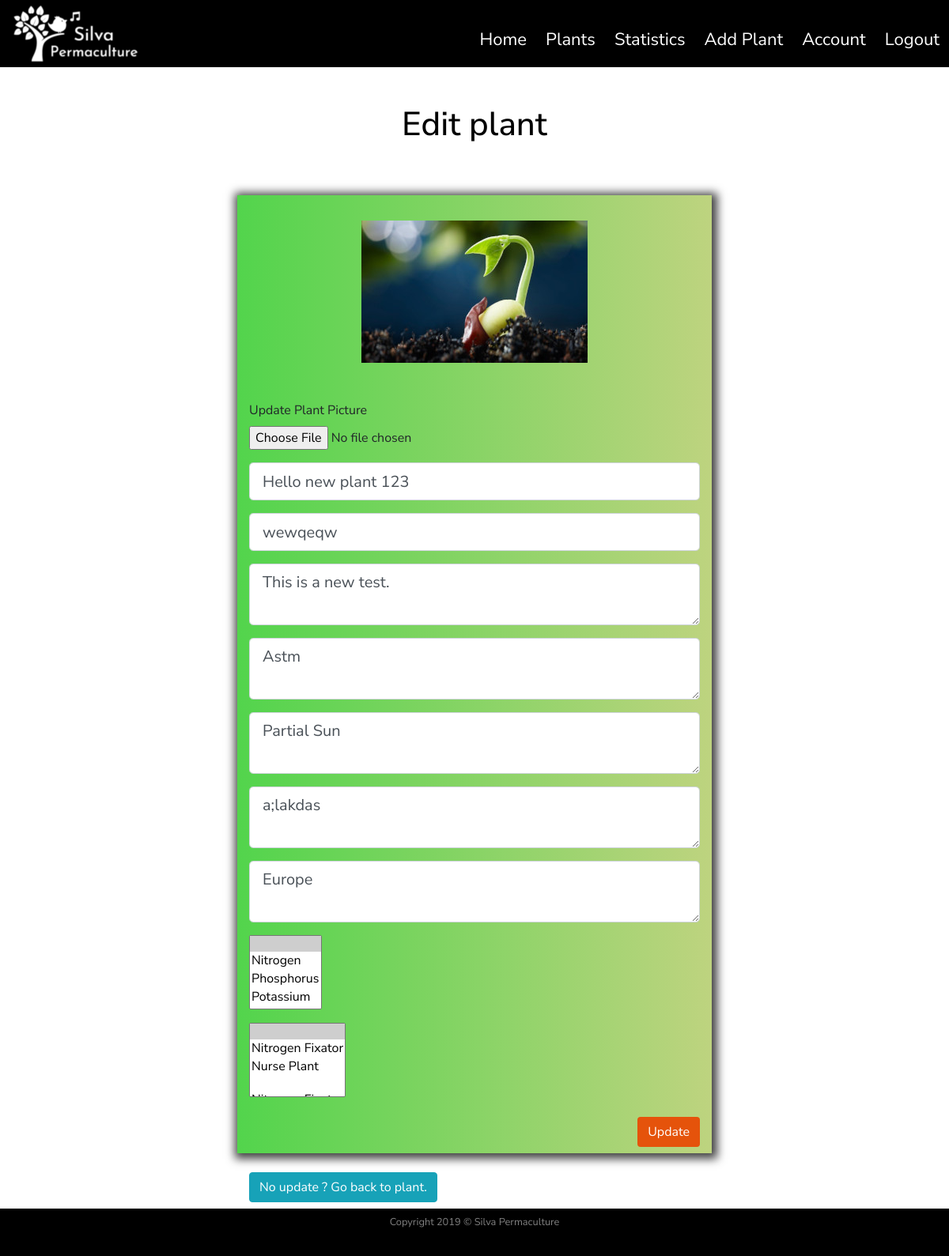
/plants/8/edit (signed in), run on the app's committed database.
### silvapermaculture/models.py (models this page shows, shortened)
class SearchitMixin(object):
    @classmethod
    def search(cls, expression, page, per_page):
        ids, total = search_index(cls.__tablename__, expression, page, per_page)
        if total == 0:
            return cls.query.filter_by(id=0), 0
        when = []
        for i in range(len(ids)):
            when.append((ids[i],i))
        return cls.query.filter(cls.id.in_(ids)).order_by(
            db.case(when, value=cls.id)), total

class Plants(SearchitMixin, db.Model):
    __searchit__ = ['common_name', 'botanical_name', 'medicinal', 'region']
    id = db.Column(db.Integer, primary_key=True)
    common_name = db.Column(db.String(40), nullable=False)
    botanical_name = db.Column(db.String(80), unique=True, nullable=False)
    short_description = db.Column(db.Text, nullable=False)
    medicinal = db.Column(db.Text, nullable=False)
    other_uses = db.Column(db.Text, nullable=False)
    habitats = db.Column(db.Text, nullable=False)
    region = db.Column(db.Text, nullable=False)
    image_file = db.Column(db.String(100), default='default_plant_pic.jpg')
    date_added = db.Column(db.DateTime, nullable=False, default=datetime.utcnow)
    user_id = db.Column(db.Integer, db.ForeignKey('user.id'), nullable=False)
    dna = db.relationship('Dna', secondary = plants_dna_table)  # Dynamic_Nutrient_Accumulated
    nfn = db.relationship('Nfn', secondary = plants_nfn_table)  # Nitrogen_Fixers_Nursing

### silvapermaculture/plants/routes.py (the view)
@plants.route("/plants/<int:plant_id>/edit", methods=['GET', 'POST'])
@login_required# User must be logged in to create a new plant
def update_plant(plant_id):
    plant = Plants.query.get_or_404(plant_id)
    if plant.author != current_user:
        abort(403)
    form = UpdatePlantForm()
    if form.validate_on_submit():
        if form.plantPic.data:
            picture_file = save_plant_picture(form.plantPic.data)
            plant.image_file = picture_file
        plant.common_name = form.common_name.data
        plant.botanical_name = form.botanical_name.data
        plant.short_description = form.short_description.data
        plant.medicinal = form.medicinal.data
        plant.habitats = form.habitats.data
        plant.other_uses = form.other_uses.data
        plant.region = form.region.data
        plant.dna = form.dna.data
        plant.nfn = form.nfn.data
        db.session.commit()
        flash(f'You have successfully updated the plant !', 'success')
        return redirect(url_for('plants.plant', plant_id=plant.id))
    elif request.method == 'GET':
        form.common_name.data = plant.common_name
        form.botanical_name.data = plant.botanical_name
        form.short_description.data = plant.short_description
        form.medicinal.data = plant.medicinal
        form.habitats.data = plant.habitats
        form.other_uses.data = plant.other_uses
        form.region.data = plant.region
        form.dna.data = plant.dna
        form.nfn.data = plant.nfn
    back_to_plant = url_for('plants.plant', plant_id=plant.id)
    image_file = url_for('static', filename='img/plants/' + plant.image_file)
    return render_template('update_plant.html', title='Update plant', image_file=image_file,
                           form=form, return_to_page=back_to_plant)

### silvapermaculture/models.py (called while the page is built)
@login_manager.user_loader
def load_user(user_id):
    return User.query.get(int(user_id))

### silvapermaculture/plants/forms.py (called while the page is built)
def enabled_dna():
    return Dna.query

def enabled_nfn():
    return Nfn.query

### silvapermaculture/templates/update_plant.html (shortened to what this page needs)
{% extends "layout.html" %}
    {% block content %}
        <div class="row my-3">
            <div class="col-12">
                <h1 class="text-center my-4 py-2" id="headingOther">Edit plant </h1>
            </div>
        </div>
        <div class="row">
            <div class="col-12 col-lg-6 mx-auto my-3" id="login">
                    <img class="img-fluid my-2 py-4 mx-auto d-block" src="{{ image_file }}"  alt="Default plant image"/>
                    <form id="registration" class="my-4" method="POST" action="" enctype="multipart/form-data">
                          <div class="form-group">
                              {{ form.plantPic.label() }}
                              {{ form.plantPic(class="form-control-file") }}
                          </div>
                          <div class="form-group">
                              {% if form.common_name.errors %}
                                {{ form.common_name(class="form-control form-control-lg is-invalid") }}
                                <div class="invalid-feedback">
                                    {% for error in form.common_name.errors %}
                                        <span>{{ error }}</span>
                                    {% endfor %}
                                </div>
                              {% else %}
                              {{ form.common_name(class="form-control form-control-lg") }}
                              {% endif %}
                          </div>
                          <div class="form-group">
                              {% if form.botanical_name.errors %}
                                {{ form.botanical_name(class="form-control form-control-lg is-invalid") }}
                                <div class="invalid-feedback">
                                    {% for error in form.botanical_name.errors %}
                                        <span>{{ error }}</span>
                                    {% endfor %}
                                </div>
                              {% else %}
                              {{ form.botanical_name(class="form-control form-control-lg") }}
                              {% endif %}
                          </div>
                          <div class="form-group">
                              {% if form.short_description.errors %}
                                {{ form.short_description(class="form-control form-control-lg is-invalid") }}
                                <div class="invalid-feedback">
                                    {% for error in form.short_description.errors %}
                                        <span>{{ error }}</span>
                                    {% endfor %}
                                </div>
                              {% else %}
                              {{ form.short_description(class="form-control form-control-lg") }}
                              {% endif %}
                          </div>
                          <div class="form-group">
                              {% if form.medicinal.errors %}
                                {{ form.medicinal(class="form-control form-control-lg is-invalid") }}
                                <div class="invalid-feedback">
                                    {% for error in form.medicinal.errors %}
                                        <span>{{ error }}</span>
                                    {% endfor %}
                                </div>
                              {% else %}
                              {{ form.medicinal(class="form-control form-control-lg") }}
                              {% endif %}
                          </div>
                           <div class="form-group">
                              {% if form.habitats.errors %}
                                {{ form.habitats(class="form-control form-control-lg is-invalid") }}
                                <div class="invalid-feedback">
                                    {% for error in form.habitats.errors %}
                                        <span>{{ error }}</span>
                                    {% endfor %}
                                </div>
                              {% else %}
                              {{ form.habitats(class="form-control form-control-lg") }}
                              {% endif %}
                          </div>
                          <div class="form-group">
                              {% if form.other_uses.errors %}
                                {{ form.other_uses(class="form-control form-control-lg is-invalid") }}
                                <div class="invalid-feedback">
                                    {% for error in form.other_uses.errors %}
                                        <span>{{ error }}</span>
                                    {% endfor %}
                                </div>
                              {% else %}
                              {{ form.other_uses(class="form-control form-control-lg") }}
                              {% endif %}
                          </div>
                          <div class="form-group">
                              {% if form.region.errors %}
                                {{ form.region(class="form-control form-control-lg is-invalid") }}
                                <div class="invalid-feedback">
                                    {% for error in form.region.errors %}
                                        <span>{{ error }}</span>
                                    {% endfor %}
                                </div>
                              {% else %}
                              {{ form.region(class="form-control form-control-lg") }}
                              {% endif %}
                          </div>
                          <div class="form-group">
                            {{ form.dna(class="selectpicker", multiple=True) }}
                          </div>
                           <div class="form-group">
                               {{ form.nfn(class="selectpicker", multiple=True)}}
                           </div>
                              {{ form.submit(class="btn float-right my-2", id="update-btn") }}
                    </form>
            </div>
        </div>
        <div class="row">
            <div class="col-12 col-lg-6 mx-auto mx-0 my-2">
                 <a class="btn btn-info" href="{{ return_to_page }}">No update ? Go back to plant.</a>
            </div>
        </div>
    {% endblock content %} #Jinja2 allows to put the name of the block here so to know which block is closing if we have multiple.

### silvapermaculture/static/css/style.css (style rules this page uses)
html, body { height: 100% }
body { font-family: 'Nunito Sans', sans-serif; font-size: 16px; display: flex; flex-direction: column; }
#headingOther { color: black; font-size: 42px; }
#register, #login, #account { background: linear-gradient(to right, rgba(9,194,0,0.7), rgba(125,168,0,0.5)); -webkit-box-shadow: 2px 2px 11px 5px rgba(0,0,0,0.75); -moz-box-shadow: 2px 2px 11px 5px rgba(0,0,0,0.75); box-shadow: 2px 2px 11px 5px rgba(0,0,0,0.75); }
#register-btn, #login-btn, #update-btn, #sign-btn { color:white; background-color: #E5530B; transition: all .5s }

### data on the page
Plants: common_name "Hello new plant 123", botanical_name "wewqeqw", short_description "This is a new test.", medicinal "Astm", habitats "Partial Sun", other_uses "a;lakdas", region "Europe"
